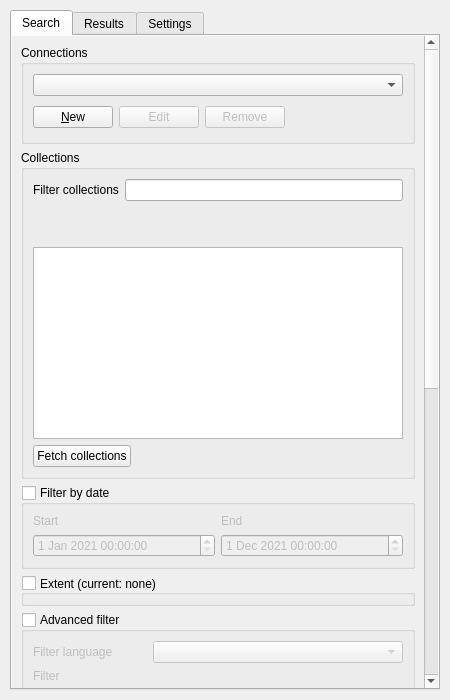
<?xml version="1.0" encoding="UTF-8"?>
<ui version="4.0">
 <class>QgsStacMain</class>
 <widget class="QWidget" name="QgsStacMain">
  <property name="geometry">
   <rect>
    <x>0</x>
    <y>0</y>
    <width>450</width>
    <height>700</height>
   </rect>
  </property>
  <property name="sizePolicy">
   <sizepolicy hsizetype="Expanding" vsizetype="Expanding">
    <horstretch>1</horstretch>
    <verstretch>1</verstretch>
   </sizepolicy>
  </property>
  <property name="minimumSize">
   <size>
    <width>400</width>
    <height>500</height>
   </size>
  </property>
  <property name="maximumSize">
   <size>
    <width>16777215</width>
    <height>16777215</height>
   </size>
  </property>
  <property name="windowTitle">
   <string>STAC API Browser</string>
  </property>
  <layout class="QVBoxLayout" name="main_layout">
   <property name="spacing">
    <number>10</number>
   </property>
   <property name="leftMargin">
    <number>10</number>
   </property>
   <property name="topMargin">
    <number>10</number>
   </property>
   <property name="rightMargin">
    <number>10</number>
   </property>
   <property name="bottomMargin">
    <number>10</number>
   </property>
    <item>
     <widget class="QTabWidget" name="container">
      <property name="sizePolicy">
       <sizepolicy hsizetype="Expanding" vsizetype="Expanding">
        <horstretch>1</horstretch>
        <verstretch>1</verstretch>
       </sizepolicy>
      </property>
      <property name="currentIndex">
       <number>0</number>
      </property>
      <widget class="QWidget" name="search">
       <property name="autoFillBackground">
        <bool>false</bool>
       </property>
       <property name="styleSheet">
        <string notr="true"/>
       </property>
       <attribute name="title">
        <string>Search</string>
       </attribute>
       <layout class="QVBoxLayout" name="verticalLayout_2">
        <property name="leftMargin">
         <number>0</number>
        </property>
        <property name="topMargin">
         <number>0</number>
        </property>
        <property name="rightMargin">
         <number>0</number>
        </property>
        <property name="bottomMargin">
         <number>0</number>
        </property>
        <item>
         <widget class="QScrollArea" name="scrollArea">
          <property name="styleSheet">
           <string notr="true"/>
          </property>
          <property name="frameShape">
           <enum>QFrame::NoFrame</enum>
          </property>
          <property name="frameShadow">
           <enum>QFrame::Plain</enum>
          </property>
          <property name="widgetResizable">
           <bool>true</bool>
          </property>
          <widget class="QWidget" name="scrollAreaWidgetContents_3">
           <property name="geometry">
            <rect>
             <x>0</x>
             <y>0</y>
             <width>755</width>
             <height>741</height>
            </rect>
           </property>
           <property name="styleSheet">
            <string notr="true"/>
           </property>
           <layout class="QVBoxLayout" name="verticalLayout">
            <item>
             <widget class="QGroupBox" name="connections_group">
              <property name="sizePolicy">
               <sizepolicy hsizetype="Preferred" vsizetype="Fixed">
                <horstretch>0</horstretch>
                <verstretch>0</verstretch>
               </sizepolicy>
              </property>
              <property name="title">
               <string>Connections</string>
              </property>
              <layout class="QVBoxLayout" name="verticalLayout_4">
               <item>
                <widget class="QComboBox" name="connections_box"/>
               </item>
               <item>
                <layout class="QHBoxLayout" name="horizontalLayout_2">
                 <item>
                  <widget class="QPushButton" name="new_connection_btn">
                   <property name="toolTip">
                    <string>Create a new service connection</string>
                   </property>
                   <property name="text">
                    <string>&amp;New</string>
                   </property>
                  </widget>
                 </item>
                 <item>
                  <widget class="QPushButton" name="edit_connection_btn">
                   <property name="enabled">
                    <bool>false</bool>
                   </property>
                   <property name="toolTip">
                    <string>Edit selected service connection</string>
                   </property>
                   <property name="text">
                    <string>Edit</string>
                   </property>
                  </widget>
                 </item>
                 <item>
                  <widget class="QPushButton" name="remove_connection_btn">
                   <property name="enabled">
                    <bool>false</bool>
                   </property>
                   <property name="toolTip">
                    <string>Remove connection to selected service</string>
                   </property>
                   <property name="text">
                    <string>Remove</string>
                   </property>
                  </widget>
                 </item>
                 <item>
                  <spacer name="horizontal_space">
                   <property name="orientation">
                    <enum>Qt::Horizontal</enum>
                   </property>
                   <property name="sizeType">
                    <enum>QSizePolicy::Expanding</enum>
                   </property>
                   <property name="sizeHint" stdset="0">
                    <size>
                     <width>171</width>
                     <height>30</height>
                    </size>
                   </property>
                  </spacer>
                 </item>
                </layout>
               </item>
              </layout>
             </widget>
            </item>
            <item>
             <widget class="QgsCollapsibleGroupBox" name="collections_group">
              <property name="title">
               <string>Collections</string>
              </property>
              <property name="collapsed">
               <bool>false</bool>
              </property>
              <layout class="QVBoxLayout" name="verticalLayout_10">
               <item>
                <layout class="QGridLayout" name="gridLayout_4">
                 <item row="3" column="1">
                  <widget class="QLineEdit" name="filter_text">
                   <property name="toolTip">
                    <string>Filter and search the fetched collections, using the title property.</string>
                   </property>
                  </widget>
                 </item>
                 <item row="3" column="0">
                  <widget class="QLabel" name="label_2">
                   <property name="toolTip">
                    <string>Filter and search the fetched collections, using the title property.</string>
                   </property>
                   <property name="text">
                    <string>Filter collections</string>
                   </property>
                  </widget>
                 </item>
                </layout>
               </item>
               <item>
                <widget class="QLabel" name="result_collections_la">
                 <property name="text">
                  <string/>
                 </property>
                 <property name="wordWrap">
                  <bool>true</bool>
                 </property>
                </widget>
               </item>
               <item>
                <widget class="QLabel" name="selected_collections_la">
                 <property name="text">
                  <string/>
                 </property>
                 <property name="wordWrap">
                  <bool>true</bool>
                 </property>
                </widget>
               </item>
               <item>
                <layout class="QVBoxLayout" name="verticalLayout_5">
                 <item>
                  <widget class="QTreeView" name="collections_tree">
                   <property name="sizePolicy">
                    <sizepolicy hsizetype="Expanding" vsizetype="Preferred">
                     <horstretch>0</horstretch>
                     <verstretch>0</verstretch>
                    </sizepolicy>
                   </property>
                   <property name="toolTip">
                    <string>Click on an item to select the collection.</string>
                   </property>
                   <property name="editTriggers">
                    <set>QAbstractItemView::NoEditTriggers</set>
                   </property>
                   <property name="selectionMode">
                    <enum>QAbstractItemView::MultiSelection</enum>
                   </property>
                   <property name="indentation">
                    <number>5</number>
                   </property>
                   <property name="sortingEnabled">
                    <bool>true</bool>
                   </property>
                   <property name="allColumnsShowFocus">
                    <bool>true</bool>
                   </property>
                   <property name="wordWrap">
                    <bool>true</bool>
                   </property>
                  </widget>
                 </item>
                </layout>
               </item>
               <item>
                <layout class="QHBoxLayout" name="horizontalLayout_3">
                 <item>
                  <widget class="QPushButton" name="fetch_collections_btn">
                   <property name="toolTip">
                    <string>Get all collections provided by the current STAC API connection</string>
                   </property>
                   <property name="text">
                    <string>Fetch collections</string>
                   </property>
                  </widget>
                 </item>
                 <item>
                  <spacer name="horizontalSpacer_5">
                   <property name="orientation">
                    <enum>Qt::Horizontal</enum>
                   </property>
                   <property name="sizeHint" stdset="0">
                    <size>
                     <width>40</width>
                     <height>20</height>
                    </size>
                   </property>
                  </spacer>
                 </item>
                </layout>
               </item>
              </layout>
             </widget>
            </item>
            <item>
             <widget class="QgsCollapsibleGroupBox" name="date_filter_group">
              <property name="toolTip">
               <string/>
              </property>
              <property name="title">
               <string>Filter by date</string>
              </property>
              <property name="checkable">
               <bool>true</bool>
              </property>
              <property name="checked">
               <bool>false</bool>
              </property>
              <property name="collapsed">
               <bool>true</bool>
              </property>
              <layout class="QGridLayout" name="gridLayout_2">
               <item row="0" column="0">
                <widget class="QLabel" name="label_13">
                 <property name="text">
                  <string>Start</string>
                 </property>
                </widget>
               </item>
               <item row="0" column="1">
                <widget class="QLabel" name="label_14">
                 <property name="text">
                  <string>End</string>
                 </property>
                </widget>
               </item>
               <item row="1" column="0">
                <widget class="QgsDateTimeEdit" name="start_dte">
                 <property name="toolTip">
                  <string/>
                 </property>
                 <property name="dateTime">
                  <datetime>
                   <hour>0</hour>
                   <minute>0</minute>
                   <second>0</second>
                   <year>2021</year>
                   <month>1</month>
                   <day>1</day>
                  </datetime>
                 </property>
                </widget>
               </item>
               <item row="1" column="1">
                <widget class="QgsDateTimeEdit" name="end_dte">
                 <property name="dateTime">
                  <datetime>
                   <hour>0</hour>
                   <minute>0</minute>
                   <second>0</second>
                   <year>2021</year>
                   <month>12</month>
                   <day>1</day>
                  </datetime>
                 </property>
                 <property name="date">
                  <date>
                   <year>2021</year>
                   <month>12</month>
                   <day>1</day>
                  </date>
                 </property>
                </widget>
               </item>
              </layout>
             </widget>
            </item>
            <item>
             <widget class="QgsExtentGroupBox" name="extent_box">
              <property name="enabled">
               <bool>true</bool>
              </property>
              <property name="sizePolicy">
               <sizepolicy hsizetype="Preferred" vsizetype="Preferred">
                <horstretch>0</horstretch>
                <verstretch>0</verstretch>
               </sizepolicy>
              </property>
              <property name="layoutDirection">
               <enum>Qt::LeftToRight</enum>
              </property>
              <property name="title">
               <string>Extent (current: none)</string>
              </property>
              <property name="alignment">
               <set>Qt::AlignLeading|Qt::AlignLeft|Qt::AlignVCenter</set>
              </property>
              <property name="flat">
               <bool>true</bool>
              </property>
              <property name="checkable">
               <bool>true</bool>
              </property>
              <property name="checked">
               <bool>false</bool>
              </property>
              <property name="collapsed">
               <bool>true</bool>
              </property>
             </widget>
            </item>
            <item>
             <widget class="QgsCollapsibleGroupBox" name="advanced_box">
              <property name="toolTip">
               <string>&lt;html&gt;&lt;head/&gt;&lt;body&gt;&lt;p&gt;Insert filter text to be used, the type of filter should align with the &lt;/p&gt;&lt;p&gt;current selected filter language.&lt;/p&gt;&lt;/body&gt;&lt;/html&gt;</string>
              </property>
              <property name="title">
               <string>Advanced filter</string>
              </property>
              <property name="checkable">
               <bool>true</bool>
              </property>
              <property name="checked">
               <bool>false</bool>
              </property>
              <property name="collapsed">
               <bool>true</bool>
              </property>
              <layout class="QVBoxLayout" name="verticalLayout_12">
               <item>
                <layout class="QHBoxLayout" name="horizontalLayout_7">
                 <item>
                  <widget class="QLabel" name="label_4">
                   <property name="toolTip">
                    <string>Filter and search the fetched collections, using the title property.</string>
                   </property>
                   <property name="text">
                    <string>Filter language</string>
                   </property>
                  </widget>
                 </item>
                 <item>
                  <spacer name="horizontalSpacer_6">
                   <property name="orientation">
                    <enum>Qt::Horizontal</enum>
                   </property>
                   <property name="sizeHint" stdset="0">
                    <size>
                     <width>40</width>
                     <height>20</height>
                    </size>
                   </property>
                  </spacer>
                 </item>
                 <item>
                  <widget class="QComboBox" name="filter_lang_cmb">
                   <property name="minimumSize">
                    <size>
                     <width>250</width>
                     <height>0</height>
                    </size>
                   </property>
                   <property name="toolTip">
                    <string>Select filter language to be used.</string>
                   </property>
                   <property name="minimumContentsLength">
                    <number>0</number>
                   </property>
                  </widget>
                 </item>
                </layout>
               </item>
               <item>
                <widget class="QLabel" name="label_5">
                 <property name="text">
                  <string>Filter</string>
                 </property>
                </widget>
               </item>
               <item>
                <widget class="QTextEdit" name="filter_edit">
                 <property name="toolTip">
                  <string/>
                 </property>
                 <property name="styleSheet">
                  <string notr="true"/>
                 </property>
                </widget>
               </item>
              </layout>
             </widget>
            </item>
            <item>
             <widget class="QgsCollapsibleGroupBox" name="queryable_box">
              <property name="toolTip">
               <string>&lt;html&gt;&lt;head/&gt;&lt;body&gt;&lt;p&gt;Use queryable properties to filter the catalog when searching.&lt;/p&gt;&lt;/body&gt;&lt;/html&gt;</string>
              </property>
              <property name="title">
               <string>Data driven queryables</string>
              </property>
              <property name="checkable">
               <bool>true</bool>
              </property>
              <property name="checked">
               <bool>false</bool>
              </property>
              <property name="collapsed">
               <bool>true</bool>
              </property>
              <layout class="QVBoxLayout" name="verticalLayout_8">
               <item>
                <widget class="QLabel" name="label_3">
                 <property name="toolTip">
                  <string>These properties are fetched from the '/queryables' catalog endpoint.</string>
                 </property>
                 <property name="styleSheet">
                  <string notr="true">font-size:14px; font-weight: 400;</string>
                 </property>
                 <property name="text">
                  <string>Queryable properties that are available in the current catalog can be used as filters when searching.</string>
                 </property>
                 <property name="wordWrap">
                  <bool>true</bool>
                 </property>
                </widget>
               </item>
               <item>
                <spacer name="horizontalSpacer_14">
                 <property name="orientation">
                  <enum>Qt::Horizontal</enum>
                 </property>
                 <property name="sizeHint" stdset="0">
                  <size>
                   <width>40</width>
                   <height>20</height>
                  </size>
                 </property>
                </spacer>
               </item>
               <item>
                <layout class="QGridLayout" name="gridLayout">
                 <property name="sizeConstraint">
                  <enum>QLayout::SetDefaultConstraint</enum>
                 </property>
                 <item row="0" column="0">
                  <widget class="QLabel" name="title_la">
                   <property name="text">
                    <string>Property</string>
                   </property>
                   <property name="wordWrap">
                    <bool>true</bool>
                   </property>
                  </widget>
                 </item>
                 <item row="0" column="2">
                  <widget class="QLabel" name="type_la">
                   <property name="text">
                    <string>Input</string>
                   </property>
                   <property name="wordWrap">
                    <bool>true</bool>
                   </property>
                  </widget>
                 </item>
                 <item row="0" column="1">
                  <widget class="QLabel" name="label_6">
                   <property name="text">
                    <string/>
                   </property>
                  </widget>
                 </item>
                </layout>
               </item>
               <item>
                <widget class="QScrollArea" name="queryable_area">
                 <property name="frameShape">
                  <enum>QFrame::NoFrame</enum>
                 </property>
                 <property name="widgetResizable">
                  <bool>true</bool>
                 </property>
                 <widget class="QWidget" name="scrollAreaWidgetContents_2">
                  <property name="geometry">
                   <rect>
                    <x>0</x>
                    <y>0</y>
                    <width>471</width>
                    <height>94</height>
                   </rect>
                  </property>
                 </widget>
                </widget>
               </item>
               <item>
                <layout class="QHBoxLayout" name="horizontalLayout_9">
                 <item>
                  <widget class="QPushButton" name="fetch_queryable_btn">
                   <property name="sizePolicy">
                    <sizepolicy hsizetype="Preferred" vsizetype="Preferred">
                     <horstretch>0</horstretch>
                     <verstretch>0</verstretch>
                    </sizepolicy>
                   </property>
                   <property name="text">
                    <string>Fetch properties</string>
                   </property>
                  </widget>
                 </item>
                 <item>
                  <widget class="QComboBox" name="queryable_fetch_cmb">
                   <property name="sizePolicy">
                    <sizepolicy hsizetype="Minimum" vsizetype="Fixed">
                     <horstretch>0</horstretch>
                     <verstretch>0</verstretch>
                    </sizepolicy>
                   </property>
                  </widget>
                 </item>
                 <item>
                  <spacer name="horizontalSpacer_13">
                   <property name="orientation">
                    <enum>Qt::Horizontal</enum>
                   </property>
                   <property name="sizeHint" stdset="0">
                    <size>
                     <width>40</width>
                     <height>20</height>
                    </size>
                   </property>
                  </spacer>
                 </item>
                 <item>
                  <spacer name="horizontalSpacer_12">
                   <property name="orientation">
                    <enum>Qt::Horizontal</enum>
                   </property>
                   <property name="sizeHint" stdset="0">
                    <size>
                     <width>40</width>
                     <height>20</height>
                    </size>
                   </property>
                  </spacer>
                 </item>
                 <item>
                  <widget class="QPushButton" name="clear_properties_btn">
                   <property name="toolTip">
                    <string>&lt;html&gt;&lt;head/&gt;&lt;body&gt;&lt;p&gt;Clear the list of the current queryable properties, should be used when new properties are needed to replace the current properties.&lt;/p&gt;&lt;/body&gt;&lt;/html&gt;</string>
                   </property>
                   <property name="text">
                    <string>Clear</string>
                   </property>
                  </widget>
                 </item>
                </layout>
               </item>
              </layout>
             </widget>
            </item>
            <item>
             <layout class="QHBoxLayout" name="horizontalLayout">
              <item>
               <spacer name="horizontalSpacer_8">
                <property name="orientation">
                 <enum>Qt::Horizontal</enum>
                </property>
                <property name="sizeHint" stdset="0">
                 <size>
                  <width>40</width>
                  <height>20</height>
                 </size>
                </property>
               </spacer>
              </item>
              <item>
               <widget class="QLabel" name="sort_by_la">
                <property name="sizePolicy">
                 <sizepolicy hsizetype="Minimum" vsizetype="Preferred">
                  <horstretch>0</horstretch>
                  <verstretch>0</verstretch>
                 </sizepolicy>
                </property>
                <property name="styleSheet">
                 <string notr="true"/>
                </property>
                <property name="text">
                 <string>Sort by</string>
                </property>
                <property name="buddy">
                 <cstring>sort_cmb</cstring>
                </property>
               </widget>
              </item>
              <item>
               <widget class="QComboBox" name="sort_cmb">
                <property name="sizePolicy">
                 <sizepolicy hsizetype="Preferred" vsizetype="Maximum">
                  <horstretch>0</horstretch>
                  <verstretch>0</verstretch>
                 </sizepolicy>
                </property>
                <property name="minimumSize">
                 <size>
                  <width>0</width>
                  <height>0</height>
                 </size>
                </property>
               </widget>
              </item>
              <item>
               <widget class="QCheckBox" name="reverse_order_box">
                <property name="minimumSize">
                 <size>
                  <width>0</width>
                  <height>0</height>
                 </size>
                </property>
                <property name="layoutDirection">
                 <enum>Qt::LeftToRight</enum>
                </property>
                <property name="text">
                 <string>Reverse order</string>
                </property>
               </widget>
              </item>
             </layout>
            </item>
            <item>
             <spacer name="horizontalSpacer_10">
              <property name="orientation">
               <enum>Qt::Horizontal</enum>
              </property>
              <property name="sizeHint" stdset="0">
               <size>
                <width>40</width>
                <height>20</height>
               </size>
              </property>
             </spacer>
            </item>
            <item>
             <spacer name="verticalSpacer">
              <property name="orientation">
               <enum>Qt::Vertical</enum>
              </property>
              <property name="sizeHint" stdset="0">
               <size>
                <width>20</width>
                <height>40</height>
               </size>
              </property>
             </spacer>
            </item>
            <item>
             <layout class="QGridLayout" name="gridLayout_3">
              <item row="0" column="2">
               <widget class="QPushButton" name="search_btn">
                <property name="sizePolicy">
                 <sizepolicy hsizetype="Expanding" vsizetype="Preferred">
                  <horstretch>0</horstretch>
                  <verstretch>0</verstretch>
                 </sizepolicy>
                </property>
                <property name="minimumSize">
                 <size>
                  <width>0</width>
                  <height>0</height>
                 </size>
                </property>
                <property name="toolTip">
                 <string/>
                </property>
                <property name="text">
                 <string>Search</string>
                </property>
                <property name="default">
                 <bool>true</bool>
                </property>
               </widget>
              </item>
              <item row="0" column="1">
               <spacer name="horizontalSpacer_4">
                <property name="orientation">
                 <enum>Qt::Horizontal</enum>
                </property>
                <property name="sizeHint" stdset="0">
                 <size>
                  <width>40</width>
                  <height>20</height>
                 </size>
                </property>
               </spacer>
              </item>
              <item row="0" column="0">
               <spacer name="horizontalSpacer_3">
                <property name="orientation">
                 <enum>Qt::Horizontal</enum>
                </property>
                <property name="sizeHint" stdset="0">
                 <size>
                  <width>40</width>
                  <height>20</height>
                 </size>
                </property>
               </spacer>
              </item>
             </layout>
            </item>
           </layout>
          </widget>
         </widget>
        </item>
       </layout>
      </widget>
      <widget class="QWidget" name="results">
       <attribute name="title">
        <string>Results</string>
       </attribute>
       <layout class="QVBoxLayout" name="verticalLayout_7">
        <item>
         <layout class="QGridLayout" name="gridLayout_5">
          <item row="0" column="1">
           <spacer name="horizontalSpacer_7">
            <property name="orientation">
             <enum>Qt::Horizontal</enum>
            </property>
            <property name="sizeHint" stdset="0">
             <size>
              <width>40</width>
              <height>20</height>
             </size>
            </property>
           </spacer>
          </item>
          <item row="0" column="0">
           <layout class="QHBoxLayout" name="horizontalLayout_4">
            <item>
             <widget class="QLabel" name="label">
              <property name="text">
               <string>Filter</string>
              </property>
             </widget>
            </item>
            <item>
             <widget class="QLineEdit" name="items_filter">
              <property name="toolTip">
               <string>Filter by item id</string>
              </property>
             </widget>
            </item>
           </layout>
          </item>
         </layout>
        </item>
        <item>
         <layout class="QHBoxLayout" name="horizontalLayout_6">
          <item>
           <widget class="QLabel" name="result_items_la">
            <property name="text">
             <string/>
            </property>
           </widget>
          </item>
          <item>
           <spacer name="horizontalSpacer_2">
            <property name="orientation">
             <enum>Qt::Horizontal</enum>
            </property>
            <property name="sizeHint" stdset="0">
             <size>
              <width>37</width>
              <height>17</height>
             </size>
            </property>
           </spacer>
          </item>
         </layout>
        </item>
        <item>
         <widget class="QScrollArea" name="scroll_area">
          <property name="widgetResizable">
           <bool>true</bool>
          </property>
          <widget class="QWidget" name="scrollAreaWidgetContents">
           <property name="geometry">
            <rect>
             <x>0</x>
             <y>0</y>
             <width>735</width>
             <height>595</height>
            </rect>
           </property>
          </widget>
         </widget>
        </item>
        <item>
         <layout class="QHBoxLayout" name="horizontalLayout_8">
          <item>
           <widget class="QPushButton" name="footprint_btn">
            <property name="enabled">
             <bool>false</bool>
            </property>
            <property name="sizePolicy">
             <sizepolicy hsizetype="Minimum" vsizetype="Fixed">
              <horstretch>0</horstretch>
              <verstretch>0</verstretch>
             </sizepolicy>
            </property>
            <property name="text">
             <string>Add the selected footprints</string>
            </property>
           </widget>
          </item>
          <item>
           <widget class="QPushButton" name="all_footprints_btn">
            <property name="toolTip">
             <string>Add all current items footprints at once as separate layers</string>
            </property>
            <property name="text">
             <string>Add all footprints</string>
            </property>
           </widget>
          </item>
          <item>
           <spacer name="horizontalSpacer_11">
            <property name="orientation">
             <enum>Qt::Horizontal</enum>
            </property>
            <property name="sizeHint" stdset="0">
             <size>
              <width>40</width>
              <height>20</height>
             </size>
            </property>
           </spacer>
          </item>
         </layout>
        </item>
        <item>
         <layout class="QHBoxLayout" name="pagination">
          <property name="sizeConstraint">
           <enum>QLayout::SetMinimumSize</enum>
          </property>
          <item>
           <widget class="QPushButton" name="clear_results_btn">
            <property name="toolTip">
             <string>Clear the current results</string>
            </property>
            <property name="text">
             <string>Clear</string>
            </property>
           </widget>
          </item>
          <item>
           <spacer name="horizontalSpacer">
            <property name="orientation">
             <enum>Qt::Horizontal</enum>
            </property>
            <property name="sizeType">
             <enum>QSizePolicy::Expanding</enum>
            </property>
            <property name="sizeHint" stdset="0">
             <size>
              <width>40</width>
              <height>20</height>
             </size>
            </property>
           </spacer>
          </item>
          <item>
           <widget class="QPushButton" name="prev_btn">
            <property name="enabled">
             <bool>true</bool>
            </property>
            <property name="sizePolicy">
             <sizepolicy hsizetype="Minimum" vsizetype="Maximum">
              <horstretch>0</horstretch>
              <verstretch>0</verstretch>
             </sizepolicy>
            </property>
            <property name="toolTip">
             <string>Go back to previous page</string>
            </property>
            <property name="text">
             <string>Previous</string>
            </property>
           </widget>
          </item>
          <item>
           <widget class="QPushButton" name="next_btn">
            <property name="enabled">
             <bool>true</bool>
            </property>
            <property name="sizePolicy">
             <sizepolicy hsizetype="Minimum" vsizetype="Maximum">
              <horstretch>0</horstretch>
              <verstretch>0</verstretch>
             </sizepolicy>
            </property>
            <property name="toolTip">
             <string>Go to next page</string>
            </property>
            <property name="text">
             <string>Next</string>
            </property>
           </widget>
          </item>
         </layout>
        </item>
       </layout>
      </widget>
      <widget class="QWidget" name="settings">
       <attribute name="title">
        <string>Settings</string>
       </attribute>
       <layout class="QVBoxLayout" name="verticalLayout_6">
        <item>
         <widget class="QGroupBox" name="mConnectionGroupBox_2">
          <property name="sizePolicy">
           <sizepolicy hsizetype="Minimum" vsizetype="Maximum">
            <horstretch>0</horstretch>
            <verstretch>0</verstretch>
           </sizepolicy>
          </property>
          <property name="title">
           <string>Configurations</string>
          </property>
          <layout class="QVBoxLayout" name="verticalLayout_3">
           <item>
            <layout class="QGridLayout" name="gridLayout_11">
             <item row="0" column="0">
              <widget class="QLabel" name="download_folder">
               <property name="sizePolicy">
                <sizepolicy hsizetype="Preferred" vsizetype="Preferred">
                 <horstretch>0</horstretch>
                 <verstretch>0</verstretch>
                </sizepolicy>
               </property>
               <property name="minimumSize">
                <size>
                 <width>0</width>
                 <height>30</height>
                </size>
               </property>
               <property name="toolTip">
                <string>Choose folder to be used to store downloaded assets</string>
               </property>
               <property name="text">
                <string>Download folder</string>
               </property>
              </widget>
             </item>
             <item row="0" column="2">
              <widget class="QPushButton" name="open_folder_btn">
               <property name="minimumSize">
                <size>
                 <width>0</width>
                 <height>30</height>
                </size>
               </property>
               <property name="toolTip">
                <string>Click to open the download folder</string>
               </property>
               <property name="text">
                <string>Open</string>
               </property>
              </widget>
             </item>
             <item row="0" column="1">
              <widget class="QgsFileWidget" name="download_folder_btn">
               <property name="sizePolicy">
                <sizepolicy hsizetype="Expanding" vsizetype="Fixed">
                 <horstretch>0</horstretch>
                 <verstretch>0</verstretch>
                </sizepolicy>
               </property>
               <property name="minimumSize">
                <size>
                 <width>100</width>
                 <height>30</height>
                </size>
               </property>
               <property name="toolTip">
                <string>Choose folder to be used to store downloaded assets</string>
               </property>
               <property name="fileWidgetButtonVisible">
                <bool>true</bool>
               </property>
               <property name="storageMode">
                <enum>QgsFileWidget::GetDirectory</enum>
               </property>
               <property name="options">
                <set>QFileDialog::ShowDirsOnly</set>
               </property>
              </widget>
             </item>
            </layout>
           </item>
           <item>
            <widget class="QCheckBox" name="asset_loading">
             <property name="toolTip">
              <string>&lt;html&gt;&lt;head/&gt;&lt;body&gt;&lt;p&gt;This setting enables loading item assets that can be added into QGIS as map layers after dowloading them.&lt;/p&gt;&lt;/body&gt;&lt;/html&gt;</string>
             </property>
             <property name="text">
              <string>Enable loading assets after download</string>
             </property>
            </widget>
           </item>
          </layout>
         </widget>
        </item>
        <item>
         <spacer name="verticalSpacer_3">
          <property name="orientation">
           <enum>Qt::Vertical</enum>
          </property>
          <property name="sizeHint" stdset="0">
           <size>
            <width>20</width>
            <height>40</height>
           </size>
          </property>
         </spacer>
        </item>
       </layout>
      </widget>
     </widget>
    </item>
   </layout>
 </widget>
 <customwidgets>
  <customwidget>
   <class>QgsCollapsibleGroupBox</class>
   <extends>QGroupBox</extends>
   <header>qgscollapsiblegroupbox.h</header>
   <container>1</container>
  </customwidget>
  <customwidget>
   <class>QgsDateTimeEdit</class>
   <extends>QDateTimeEdit</extends>
   <header>qgsdatetimeedit.h</header>
  </customwidget>
  <customwidget>
   <class>QgsExtentGroupBox</class>
   <extends>QgsCollapsibleGroupBox</extends>
   <header>qgsextentgroupbox.h</header>
   <container>1</container>
  </customwidget>
  <customwidget>
   <class>QgsFileWidget</class>
   <extends>QWidget</extends>
   <header>qgsfilewidget.h</header>
  </customwidget>
 </customwidgets>
 <resources/>
 <connections/>
</ui>
